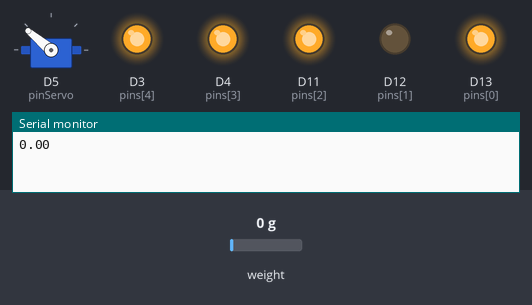
Recording of a sketch running on a simulated Arduino Due. On the bench: servo, output pins drawn as LEDs (lit = HIGH), the last lines printed to the serial monitor. The test bench sets the inputs (shaded band); at power-on: weight on the scale 0 g.

Above: at 2.2 s.
2.3 s: weight on the scale set to 45 g
5.5 s: weight on the scale set to 56 g
At 7.3 s:
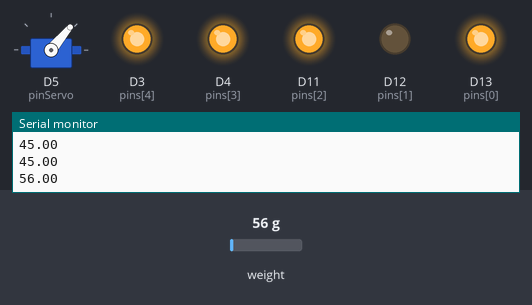
At 28.1 s:
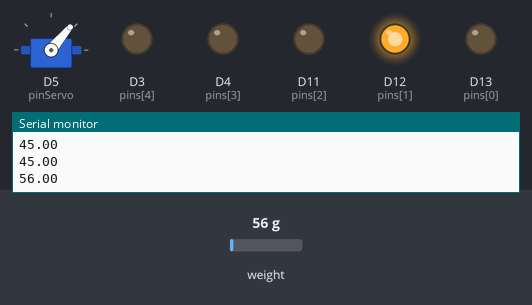
Timing chart, 0 to 32.0 s (numbered marks = the images above; inputs shaded):
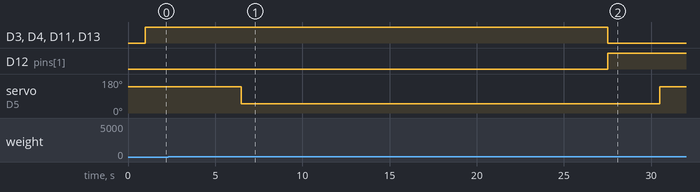

Measured:
- the behaviour switches between 50 and 51 g on weight on the scale (found by bisection; images 0 and 1)
- after the input at 5.5 s, D3 (pins[4]), D4 (pins[3]), D11 (pins[2]), D13 (pins[0]): HIGH → LOW after 22.0 s; D12 (pins[1]): LOW → HIGH after 22.0 s; servo on D5 (pinServo): 140° → 50° after 1.0 s, → 140° 24.0 s later

The sketch:

smartParcelProject_elevator.ino
```cpp
#include <HX711.h>
#include <Servo.h>

//Pin declaration
const byte pinServo = 5;
const byte pinMTF = 7;
const byte pinMTB = 6;
const byte pinMT = 9;

//Angle declaration for servo motor
const byte closeAngle = 50;
const byte openAngle = 140;

//Pin declaration for 7segment display
const byte pins[] = {13, 12, 11, 4, 3};
const byte pinsNum = 5;
const byte digitForNum[2][5] = {{1,0,1,1,1},{0,1,0,0,0}};

//Elevator speed for floor change
const byte oneFloorUp = 250;
const byte oneFloorDown = 150;

//Object declaration
HX711 scale(A1, A0);
Servo myServo;

//Function for floor change
void goToFloor(int floor){
  if(floor == 2){
    digitalWrite(7, LOW);
    digitalWrite(6, HIGH);
    digitalWrite(9, oneFloorUp);
  }else if(floor == 1){
    digitalWrite(7, HIGH);
    digitalWrite(6, LOW);
    digitalWrite(9, oneFloorDown);
  }else if(floor == 0){
    digitalWrite(7, LOW);
    digitalWrite(6, LOW);
    digitalWrite(9, 0);
  }
}

//Function for 7segment
void showNum(byte num){
  switch(num){
    case 1:{
      for(byte i = 0 ; i<pinsNum ; i++){
        digitalWrite(pins[i], digitForNum[0][i]);
      }
      break;
    }
    case 2:{
      for(byte i = 0 ; i<pinsNum ; i++){
        digitalWrite(pins[i], digitForNum[1][i]);
      }
      break;
    }
  }
}

void setup(){
  //Setup for servo motor(starting with door opened)
  myServo.attach(pinServo);
  myServo.write(openAngle);

  //Setup for load cell
  scale.set_scale(2280.f);
  scale.tare();
  Serial.begin(9600);

  //Setup for 7segment
  for(byte i = 0 ; i<pinsNum ; i++){
    pinMode(pins[i], OUTPUT);
  }
}

void loop(){
  //1. Show the state via 7segment display
  showNum(1);
  //2. Check whether the robot has come in using load cell
  while(1){
    float a = scale.get_units();
    Serial.println(a);
    if(a<-50 || a>50){
      break;
    }
    scale.power_down();
    delay(1000);
    scale.power_up();
  }
  delay(1000);
  //3. Close the blocking door
  myServo.write(closeAngle);
  delay(1000);
  //4. Lift the elevator towards 2nd floor
  goToFloor(2);
  delay(20000);
  goToFloor(0);
  //5. Show the state via 7segment display
  showNum(2);
  delay(3000);
  //6. Open the blocking door
  myServo.write(openAngle);
  delay(1000);
  //7. Check whether the robot has gone out using load cell
  while(scale.get_units()<-50 || scale.get_units()>50){
  scale.power_down();
  delay(1000);
  scale.power_up();
  }
  delay(5000);
  //8. Check whether the robot has come in using load cell
  while(scale.get_units()>-40){
    scale.power_down();
    delay(1000);
    scale.power_up();
  }
  delay(3000);
  //9. Close the blocking door
  myServo.write(closeAngle);
  delay(1000);
  //10. Move the elevator to 1st floor
  goToFloor(1);
  delay(15000);
  goToFloor(0);
  //11. Show the state via 7segment display
  showNum(1);
  delay(3000);
  //12. Open the blocking door
  myServo.write(openAngle);
  delay(10000);
}
```
